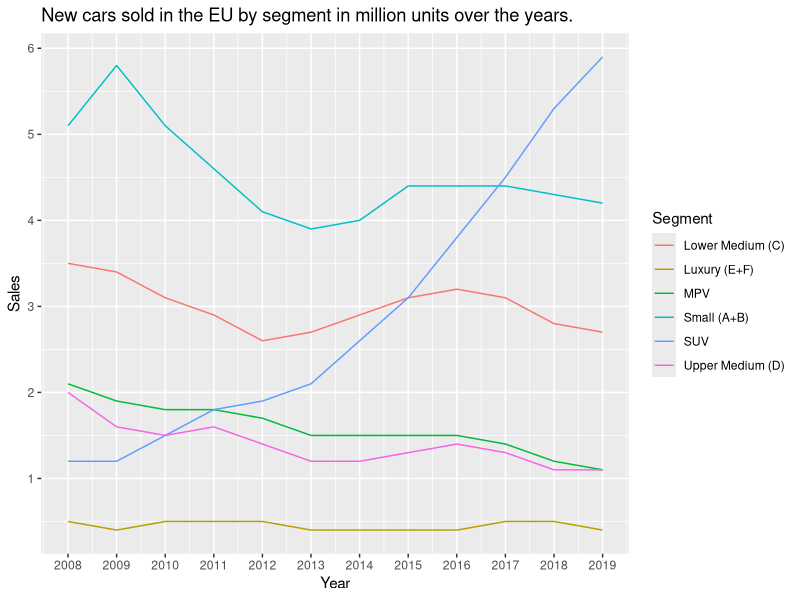
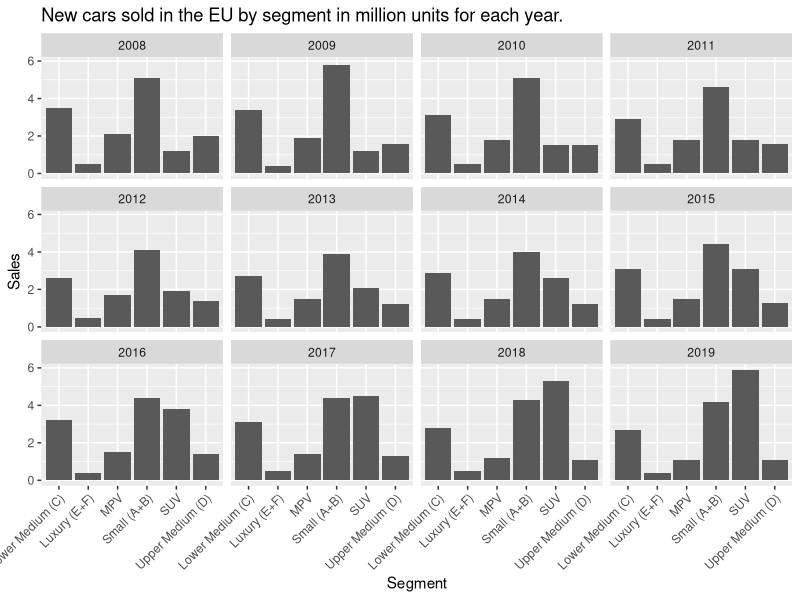

Recreate these plots in R, in order.
## ---- chunk 1
knitr::opts_chunk$set(echo = TRUE)
## ---- chunk 2
library(readxl)
library(tidyr)
library(dplyr)
library(ggplot2)
VPS <- read_xlsx("Data/New cars sold in the EU by segment in million units.xlsx")
## ---- chunk 3
VPS <- VPS %>% gather('2008':'2019', key=  "Year", value="Sales")
summary(VPS)

## ---- chunk 4
VPS$Year <- as.numeric(VPS$Year)
VPS$Sales <- as.double(VPS$Sales)
VPS %>% ggplot(aes(x=Year, y=Sales)) + geom_line(aes(color = Segment)) + labs(title = "New cars sold in the EU by segment in million units over the years.") + scale_x_continuous(breaks = c(2008:2019)) + scale_y_continuous(breaks= seq(0,6, by = 1))

## ---- chunk 5
VPS %>% ggplot(aes(x = Segment, y = Sales)) + geom_col() + facet_wrap(Year~.) + labs(title = "New cars sold in the EU by segment in million units for each year.") + theme(axis.text.x = element_text(angle = 45, hjust = 1)) 
